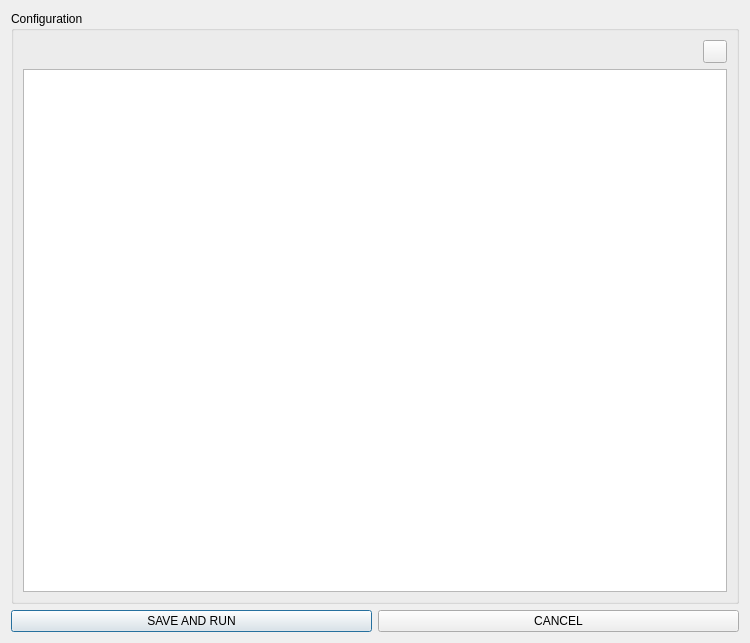
<?xml version="1.0" encoding="UTF-8"?>
<ui version="4.0">
 <class>configuration</class>
 <widget class="QDialog" name="configuration">
  <property name="geometry">
   <rect>
    <x>0</x>
    <y>0</y>
    <width>750</width>
    <height>643</height>
   </rect>
  </property>
  <property name="windowTitle">
   <string>Dialog</string>
  </property>
  <layout class="QVBoxLayout" name="verticalLayout_2">
   <item>
    <widget class="QGroupBox" name="groupBox">
     <property name="title">
      <string>Configuration</string>
     </property>
     <layout class="QVBoxLayout" name="verticalLayout">
      <item>
       <layout class="QHBoxLayout" name="horizontalLayout_2">
        <item>
         <spacer name="horizontalSpacer">
          <property name="orientation">
           <enum>Qt::Horizontal</enum>
          </property>
          <property name="sizeHint" stdset="0">
           <size>
            <width>40</width>
            <height>20</height>
           </size>
          </property>
         </spacer>
        </item>
        <item>
         <widget class="QToolButton" name="toolButton">
          <property name="toolTip">
           <string>Use Wraps</string>
          </property>
          <property name="text">
           <string/>
          </property>
          <property name="icon">
           <iconset>
            <normaloff>:/picture/resourses/interface-controls-text-wrap-512.png</normaloff>:/picture/resourses/interface-controls-text-wrap-512.png</iconset>
          </property>
          <property name="checkable">
           <bool>true</bool>
          </property>
         </widget>
        </item>
       </layout>
      </item>
      <item>
       <widget class="QTextEdit" name="textEdit"/>
      </item>
     </layout>
    </widget>
   </item>
   <item>
    <layout class="QHBoxLayout" name="horizontalLayout">
     <item>
      <widget class="QPushButton" name="pushButton">
       <property name="text">
        <string>SAVE AND RUN</string>
       </property>
       <property name="icon">
        <iconset>
         <normaloff>:/picture/resourses/if_start_60207.png</normaloff>:/picture/resourses/if_start_60207.png</iconset>
       </property>
      </widget>
     </item>
     <item>
      <widget class="QPushButton" name="pushButton_2">
       <property name="text">
        <string>CANCEL</string>
       </property>
       <property name="icon">
        <iconset>
         <normaloff>:/picture/resourses/if_Delete_1493279.png</normaloff>:/picture/resourses/if_Delete_1493279.png</iconset>
       </property>
      </widget>
     </item>
    </layout>
   </item>
  </layout>
 </widget>
 <resources>
  <include location="myRes.qrc"/>
 </resources>
 <connections/>
</ui>
